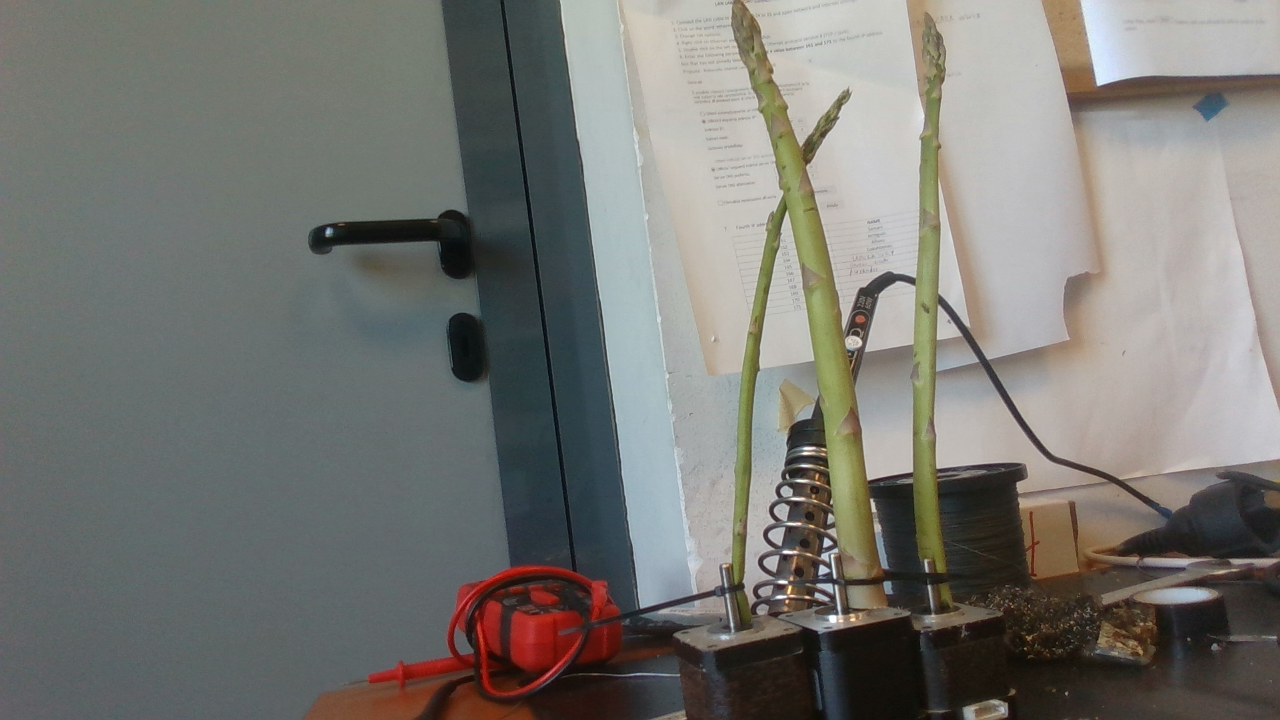
#> input picture d435_Color.png, 1280 x 720 px
$ python main_mask.py
#> lines starting #> are read from the running program, lines starting #| are printed output that depends on the picture; after the words box and inside, x2 and y2 are one past the last pixel; in counts of white or black regions, pixels touching at a corner belong together
import cv2
import numpy as np

# Load the image
image = cv2.imread("d435_Color.png")  # Replace with your image path
#> image is the input picture: shape (720, 1280, 3); mean B, G, R 114.9, 119.6, 119.9
image_hsv = cv2.cvtColor(image, cv2.COLOR_BGR2HSV)  # Convert to HSV
#> image_hsv: shape (720, 1280, 3); mean H, S, V 58.4, 37.7, 125.2

# Define green color range in HSV (adjust these values!)
lower_green = np.array([35, 50, 50])    # Lower bound for green (Hue=35° to 85°)
upper_green = np.array([85, 255, 255])  # Upper bound for green

# Create a binary mask (white=green, black=non-green)
mask = cv2.inRange(image_hsv, lower_green, upper_green)
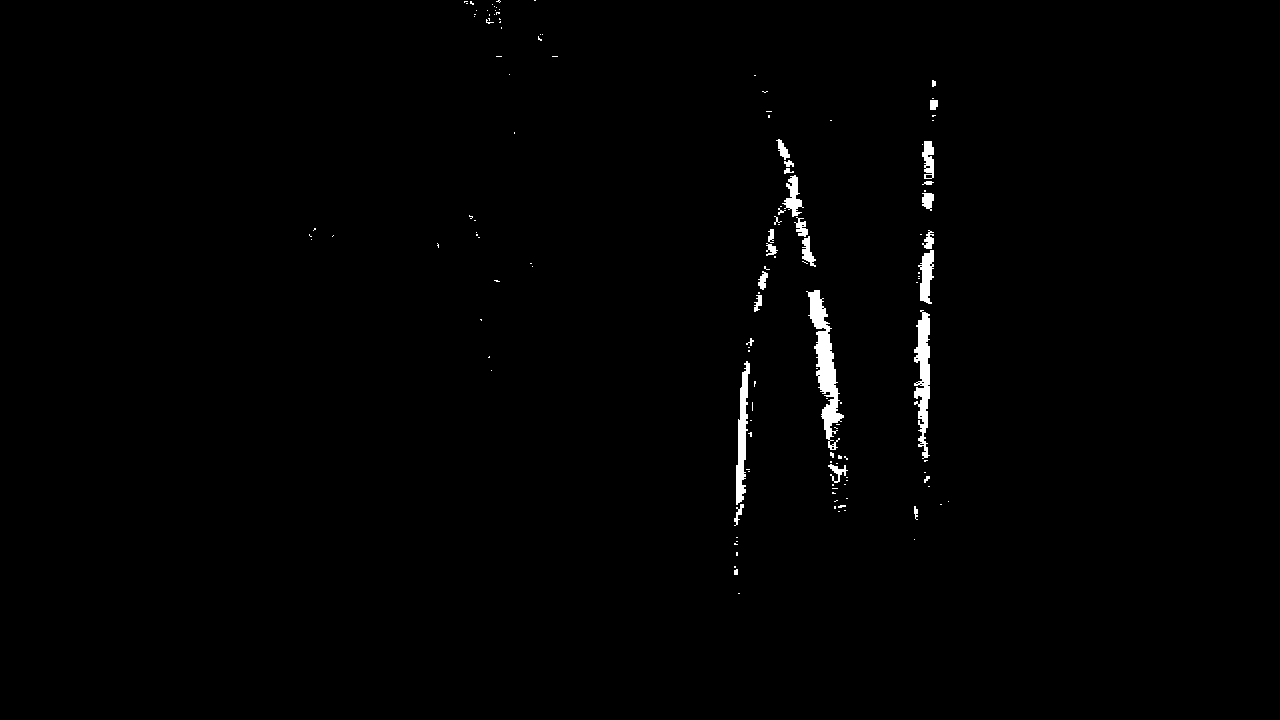
#> mask: shape (720, 1280); 0.86% white; 136 white regions (108 under 20 px), largest, box (x1, y1, x2, y2) and area: (806, 290, 844, 450) 2106, (914, 310, 930, 459) 1404, (736, 361, 750, 505) 1046

# Optional: Clean up the mask (remove noise)
mask = cv2.erode(mask, None, iterations=1)  # Remove small noise
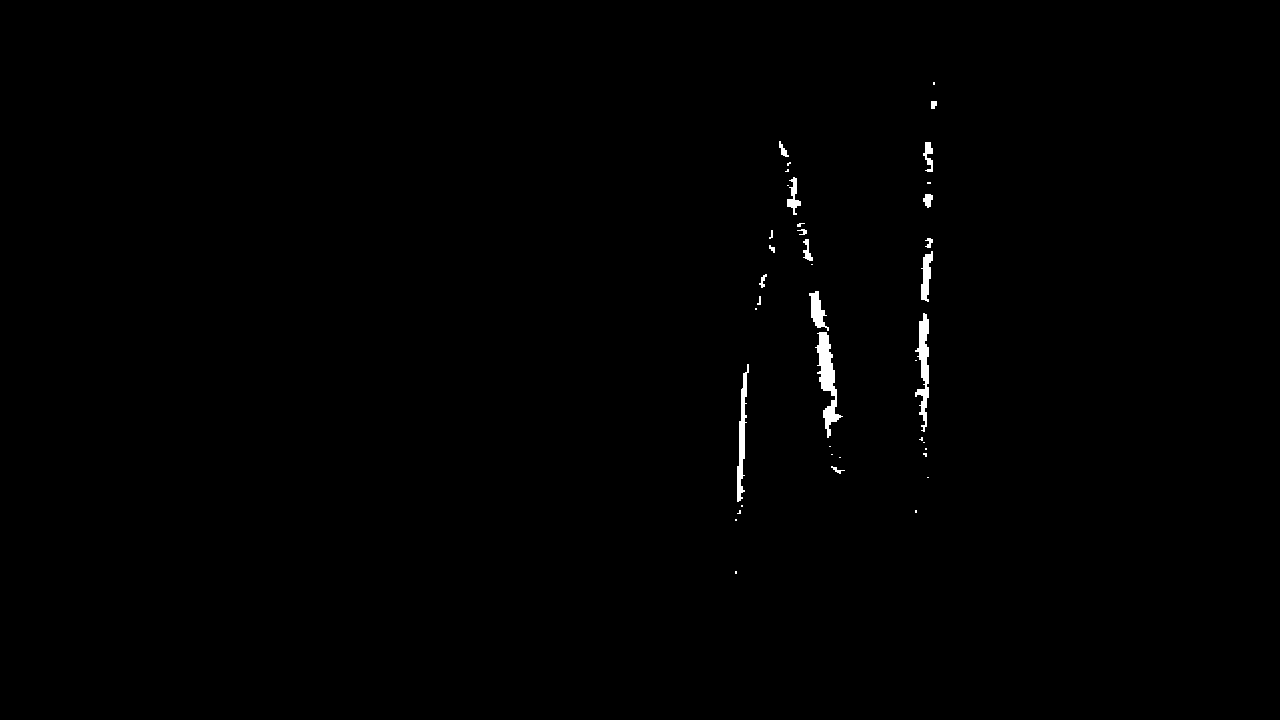
#> mask: shape (720, 1280); 0.48% white; 40 white regions (22 under 20 px), largest, box (x1, y1, x2, y2) and area: (815, 332, 843, 438) 1114, (915, 313, 929, 432) 834, (737, 364, 749, 502) 687
mask = cv2.dilate(mask, None, iterations=2)  # Fill gaps
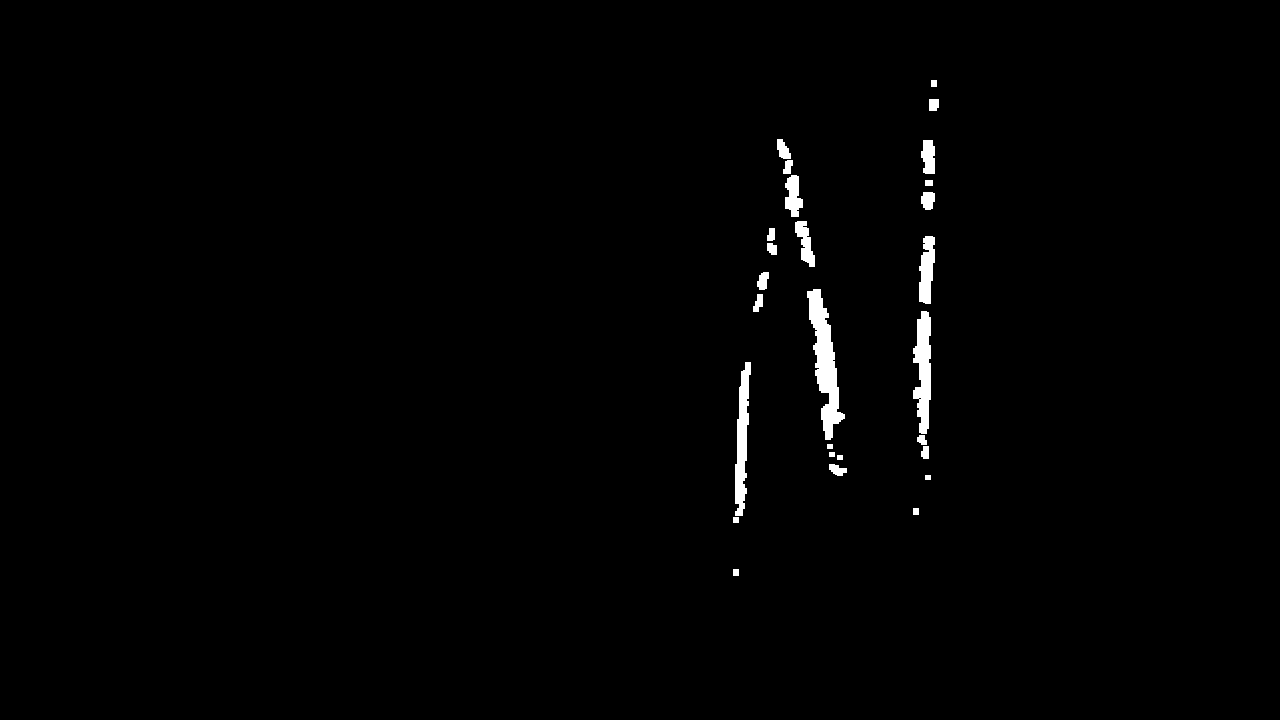
#> mask: shape (720, 1280); 1% white; 27 white regions, largest, box (x1, y1, x2, y2) and area: (807, 289, 845, 440) 2436, (913, 311, 931, 434) 1546, (735, 362, 751, 516) 1447

# Save the mask
cv2.imwrite("d435mask.png", mask)

$ run again, with image.png copied over d435_Color.png
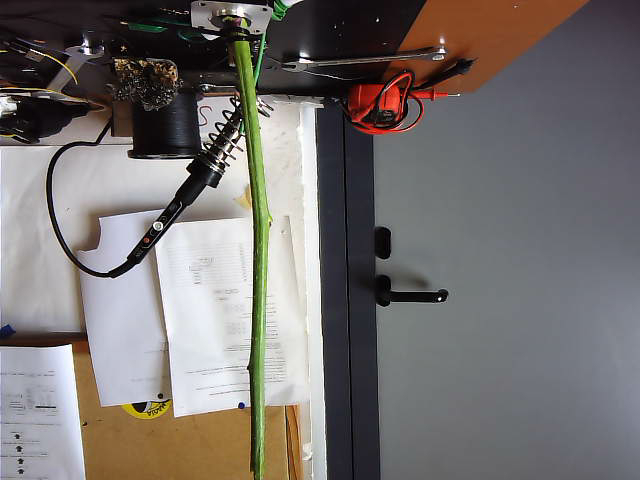
#> input picture image.png, 640 x 480 px
#> image is the input picture: shape (480, 640, 3); mean B, G, R 111.2, 113.1, 118
#> image_hsv: shape (480, 640, 3); mean H, S, V 91.6, 47.5, 123.6
#> `mask = cv2.inRange(image_hsv, lower_green, upper_green)`:
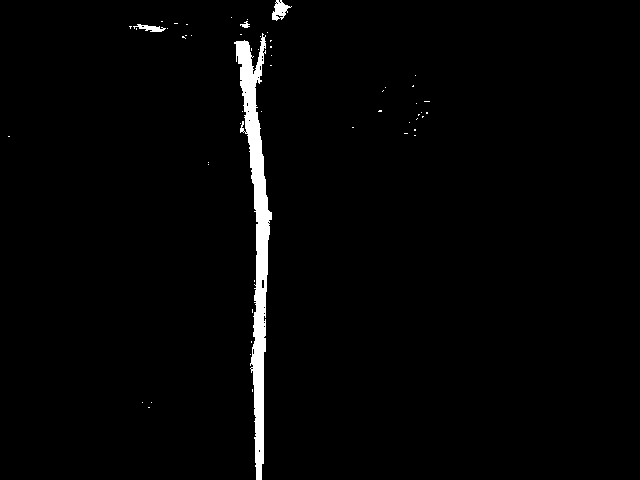
#> mask: shape (480, 640); 2% white; 55 white regions (51 under 20 px), largest, box (x1, y1, x2, y2) and area: (234, 33, 272, 480) 5504, (272, 0, 292, 21) 216, (133, 24, 166, 32) 131, (240, 21, 250, 28) 36
#> `mask = cv2.dilate(mask, None, iterations=2)`:
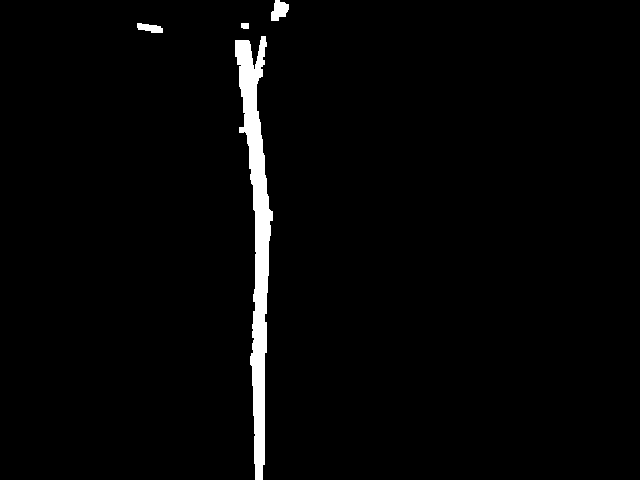
#> mask: shape (480, 640); 2.3% white; 4 white regions, box (x1, y1, x2, y2) and area: (235, 36, 273, 480) 6502, (271, 0, 289, 21) 260, (137, 23, 163, 33) 177, (241, 23, 249, 29) 46
